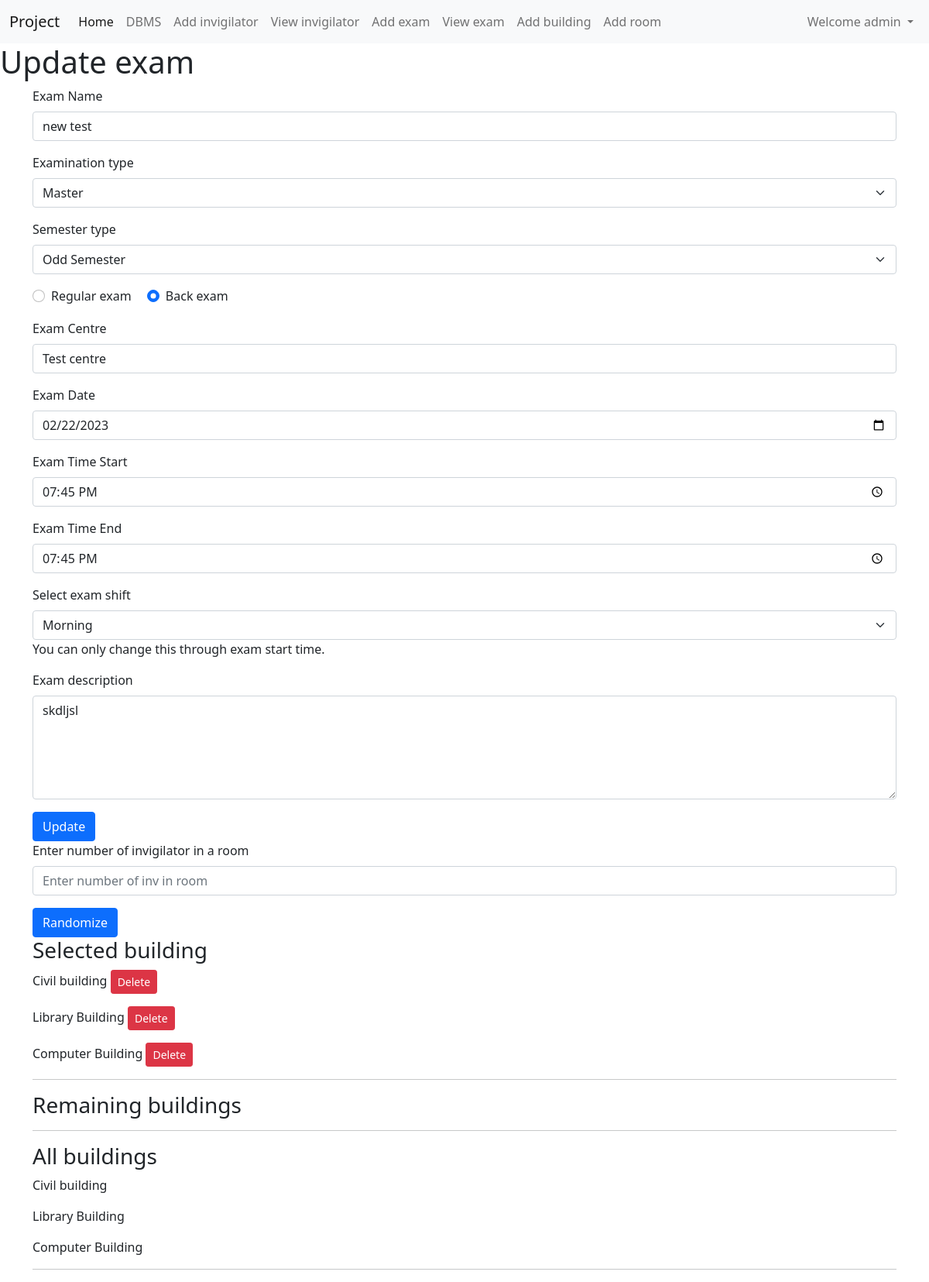
Page /updateexam/13 (signed in) on the committed database.
### home/models.py (models this page shows, shortened)
class Addexam(models.Model):
    profile = models.ForeignKey(Profile,blank=True,null=True, on_delete=models.CASCADE)
    examname=models.CharField(max_length=122)
    examtype=models.CharField(max_length=122)
    examsemtype=models.CharField(max_length=122,blank=True,null=True)
    regularback=models.CharField(max_length=122,blank=True,null=True)
    examcentre=models.CharField(max_length=122)
    examdate=models.CharField(max_length=122)
    newexamdate=models.DateField(max_length=122,blank=True, null=True)
    examtime=models.CharField(max_length=122)
    newexamtime=models.TimeField(max_length=122,blank=True, null=True)
    examtime_end=models.CharField(max_length=122,blank=True, null=True)
    newexamtime_end=models.TimeField(max_length=122,blank=True, null=True)
    examshift=models.CharField(max_length=122,blank=True, null=True)
    examdesc=models.TextField()
    examaddbuilding=models.ManyToManyField(Addbuilding,blank=True)

class Addbuilding(models.Model):
    profile = models.ForeignKey(Profile,blank=True,null=True, on_delete=models.CASCADE)
    buildingname=models.CharField(max_length=122)
    rooms=models.ManyToManyField(Addroom,blank=True)

### home/views.py (the view)
# urls.py: path("updateexam/<addexam_id>",views.updateexam,name='updateexam'),
def updateexam(request, addexam_id):
    addexam_data = Addexam.objects.get(pk=addexam_id)
    buildingsinexam=addexam_data.examaddbuilding.all()
    removedbuildingsinexam_data = Addbuilding.objects.exclude(pk__in=buildingsinexam)
    alladdbuilding_data = Addbuilding.objects.all()
    allexam_data = Addexam.objects.all()
    current_user = Profile.objects.get(user=request.user)
    data = {
        'allexam_data': allexam_data,
        'addexam_data': addexam_data,
        'buildingsinexam':buildingsinexam,
        'removedbuildingsinexam_data':removedbuildingsinexam_data,
        'alladdbuilding_data':alladdbuilding_data,
        'current_user':current_user,
    }
    return render(request, "addexam.html", data)

### templates/addexam.html (shortened to what this page needs)
{% extends 'base.html' %}
{% block addexamcontent %}
{% if addexam_data %}
<h1>Update exam</h1>
<div class="container">
  <form method="post" action="{% url 'updatefunc' addexam_data.id %}">
    <div class="mb-3">
      <label for="examname" class="form-label">Exam Name</label>
      <input type="text" value="{{addexam_data.examname}}" required class="form-control" id="examname" name="examname"
        placeholder="Enter exam name">
    </div>
    <div class="mb-3">
      <label for="examtype" class="form-label">Examination type</label>
      <select onchange="entranceonot(this);" class="form-select" aria-label="Default select example" id="examtype"
        name="examtype" required>
        <option value="Exam Master">Master</option>
      </select>
    </div>
    <div class="mb-3" id="oddevenselect">
      <label for="examsemtype" class="form-label">Semester type</label>
      <select class="form-select" required id="examsemtype" name="examsemtype">
        <option value="Odd Semester">Odd Semester</option>
      </select>
    </div>
    <div class="mb-3" id="regularbackselect">
      <div class="form-check form-check-inline">
        <input class="form-check-input" required type="radio" name="regularback" id="examregular" value="Regular exam">
        <label class="form-check-label" for="examregular">Regular exam</label>
      </div>
      <div class="form-check form-check-inline">
        <input class="form-check-input" type="radio" name="regularback" id="examback" value="Back exam">
        <label class="form-check-label" for="examback">Back exam</label>
      </div>
    </div>
    <div class="mb-3">
      <label for="examcentre" class="form-label">Exam Centre</label>
      <input value="{{addexam_data.examcentre}}" type="text" required class="form-control" id="examcentre"
        name="examcentre" placeholder="Enter exam centre">
    </div>
    <div class="mb-3">
      <label for="examdate" class="form-label">Exam Date</label>
      <input value="{{addexam_data.examdate}}" type="date" min="" required class="form-control" id="examdate"
        name="examdate">
    </div>
    <div class="mb-3">
      <label for="examtime" class="form-label">Exam Time Start</label>
      <input value="{{addexam_data.examtime}}" type="time" onchange="functiontime(this);"  required class="form-control" id="examtime" name="examtime">
    </div>
    <div class="mb-3">
      <label for="examtime_end" class="form-label">Exam Time End</label>
      <input value="{{addexam_data.examtime_end}}" type="time" min='' onchange="functiontime(this);" required class="form-control" id="examtime_end" name="examtime_end">
    </div>
    <div class="mb-3">
      <label for="examshift" class="form-label">Select exam shift</label>
      <select onchange="functiontime()" class="form-select" required id="examshift" name="examshift" >
        <option value="Morning">Morning</option>
      </select>
      <span class="help-block">You can only change this through exam start time.</span>
    </div>
    <div class="mb-3">
      <label for="examdesc" class="form-label">Exam description</label>
      <textarea class="form-control" id="examdesc" required name="examdesc"
        rows="5">{{addexam_data.examdesc}}</textarea>
    </div>
    <button type="submit" class="btn btn-primary">Update</button>
  </form>
</div>
<div class="container">
  <form method="post" action="{% url 'randominvfunc' addexam_data.id %}">
    <div class="mb-3">
      <label for="numberofinv"required class="form-label">Enter number of invigilator in a room</label>
      <input type="tel"required class="form-control" id="numberofinv" name="numberofinv" placeholder="Enter number of inv in room">
    </div>
    <button type="submit" id="randomize" name="randomize" class="btn btn-primary">Randomize</button>
  </form>
</div>
<div class="container">
  <h3>Selected building</h3>
  <div>
    {% for bie in buildingsinexam %}
    <p>
      {{bie.buildingname}}
      <a href="{% url 'deletebuildingfromexam' bie.id addexam_data.id%}"><button
          class="btn btn-danger btn-sm">Delete</button></a>
    </p>
    {% endfor %}
  </div>
  <hr>
  <h3>Remaining buildings</h3>
  <hr>
  <h3>All buildings</h3>
  <div>
    {% for aabd in alladdbuilding_data %}
    {% if user == aabd.profile.user %}
    <p>{{aabd.buildingname}}</p>
    {% endif %}
    {% endfor %}
  </div>
  <hr>
</div>
{% endif %}
{% endblock addexamcontent %}

### templates/base.html (shortened to what this page needs)
<!doctype html>
<html lang="en">
<head>
  <link href="/static/bootstrap.min.css" rel="stylesheet">
</head>
<body>
  <nav class="navbar navbar-expand-lg navbar-light bg-light">
    <div class="container-fluid">
      <a class="navbar-brand" href="/">Project</a>
      <div class="collapse navbar-collapse" id="navbarSupportedContent">
        <ul class="navbar-nav me-auto mb-2 mb-lg-0">
          <li class="nav-item">
            <a class="nav-link active" aria-current="page" href="/">Home</a>
          </li>
          {% if user.is_authenticated %}
          <li class="nav-item">
            <a class="nav-link" href="/dbms">DBMS</a>
          </li>
          <li class="nav-item">
            <a class="nav-link" href="/newapp">Add invigilator</a>
          </li>
          <li class="nav-item">
            <a class="nav-link" href="/viewtable">View invigilator</a>
          </li>
          <li class="nav-item">
            <a class="nav-link" href="/addexam">Add exam</a>
          </li>
          <li class="nav-item">
            <a class="nav-link" href="/viewexam">View exam</a>
          </li>
          <li class="nav-item">
            <a class="nav-link" href="/addbuilding">Add building</a>
          </li>
          <li class="nav-item">
            <a class="nav-link" href="/addroom">Add room</a>
          </li>
          {% endif %}
        </ul>
        <div class="d-flex">
          {% if user.is_authenticated %}
          <ul class="navbar-nav me-auto mb-2 mb-lg-0">
            <li class="nav-item dropdown">
              <a class="nav-link dropdown-toggle" id="navbarDropdown" role="button" data-bs-toggle="dropdown"
                aria-expanded="false">
                Welcome {{request.user}}
              </a>
            </li>
          </ul>
          {% endif %}
        </div>
      </div>
    </div>
  </nav>
  {% block addexamcontent %}{% endblock addexamcontent %}
</body>
</html>

### rows in the picture
Addexam: examname "new test", examcentre "Test centre", examdate "02/22/2023", examtime "19:45", examtime_end "19:45", examdesc "skdljsl"
Addbuilding: buildingname "Civil building"
Addbuilding: buildingname "Library Building"
Addbuilding: buildingname "Computer Building"

### other values in the picture
{{ request.user }} "admin"
